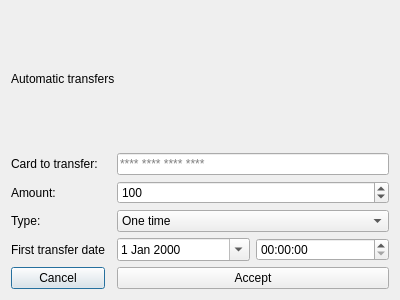
<?xml version="1.0" encoding="UTF-8"?>
<ui version="4.0">
 <class>AutomaticTransfer</class>
 <widget class="QDialog" name="AutomaticTransfer">
  <property name="geometry">
   <rect>
    <x>0</x>
    <y>0</y>
    <width>400</width>
    <height>300</height>
   </rect>
  </property>
  <property name="windowTitle">
   <string>Dialog</string>
  </property>
  <layout class="QGridLayout" name="gridLayout">
   <item row="2" column="2">
    <widget class="QSpinBox" name="spinBox">
     <property name="minimum">
      <number>1</number>
     </property>
     <property name="maximum">
      <number>5000</number>
     </property>
     <property name="singleStep">
      <number>100</number>
     </property>
     <property name="value">
      <number>100</number>
     </property>
    </widget>
   </item>
   <item row="3" column="0">
    <widget class="QLabel" name="label_4">
     <property name="text">
      <string>Type:</string>
     </property>
    </widget>
   </item>
   <item row="1" column="0">
    <widget class="QLabel" name="label_2">
     <property name="text">
      <string>Card to transfer:</string>
     </property>
     <property name="scaledContents">
      <bool>false</bool>
     </property>
    </widget>
   </item>
   <item row="2" column="0">
    <widget class="QLabel" name="label_3">
     <property name="text">
      <string>Amount:</string>
     </property>
    </widget>
   </item>
   <item row="4" column="2">
    <layout class="QHBoxLayout" name="horizontalLayout">
     <item>
      <widget class="QDateEdit" name="dateEdit">
       <property name="calendarPopup">
        <bool>true</bool>
       </property>
      </widget>
     </item>
     <item>
      <widget class="QTimeEdit" name="timeEdit"/>
     </item>
    </layout>
   </item>
   <item row="1" column="2">
    <widget class="QLineEdit" name="lineEdit">
     <property name="placeholderText">
      <string>**** **** **** ****</string>
     </property>
    </widget>
   </item>
   <item row="3" column="2">
    <widget class="QComboBox" name="comboBox">
     <item>
      <property name="text">
       <string>One time</string>
      </property>
     </item>
     <item>
      <property name="text">
       <string>Daily</string>
      </property>
     </item>
     <item>
      <property name="text">
       <string>Weekly</string>
      </property>
     </item>
     <item>
      <property name="text">
       <string>Monthly</string>
      </property>
     </item>
    </widget>
   </item>
   <item row="4" column="0">
    <widget class="QLabel" name="label_5">
     <property name="text">
      <string>First transfer date</string>
     </property>
    </widget>
   </item>
   <item row="5" column="0">
    <widget class="QPushButton" name="pushButton">
     <property name="text">
      <string>Cancel</string>
     </property>
    </widget>
   </item>
   <item row="0" column="0" colspan="3">
    <widget class="QLabel" name="label">
     <property name="lineWidth">
      <number>5</number>
     </property>
     <property name="text">
      <string>Automatic transfers</string>
     </property>
     <property name="textFormat">
      <enum>Qt::MarkdownText</enum>
     </property>
     <property name="margin">
      <number>0</number>
     </property>
    </widget>
   </item>
   <item row="5" column="2">
    <widget class="QPushButton" name="pushButton_2">
     <property name="text">
      <string>Accept</string>
     </property>
    </widget>
   </item>
  </layout>
 </widget>
 <resources/>
 <connections/>
</ui>
